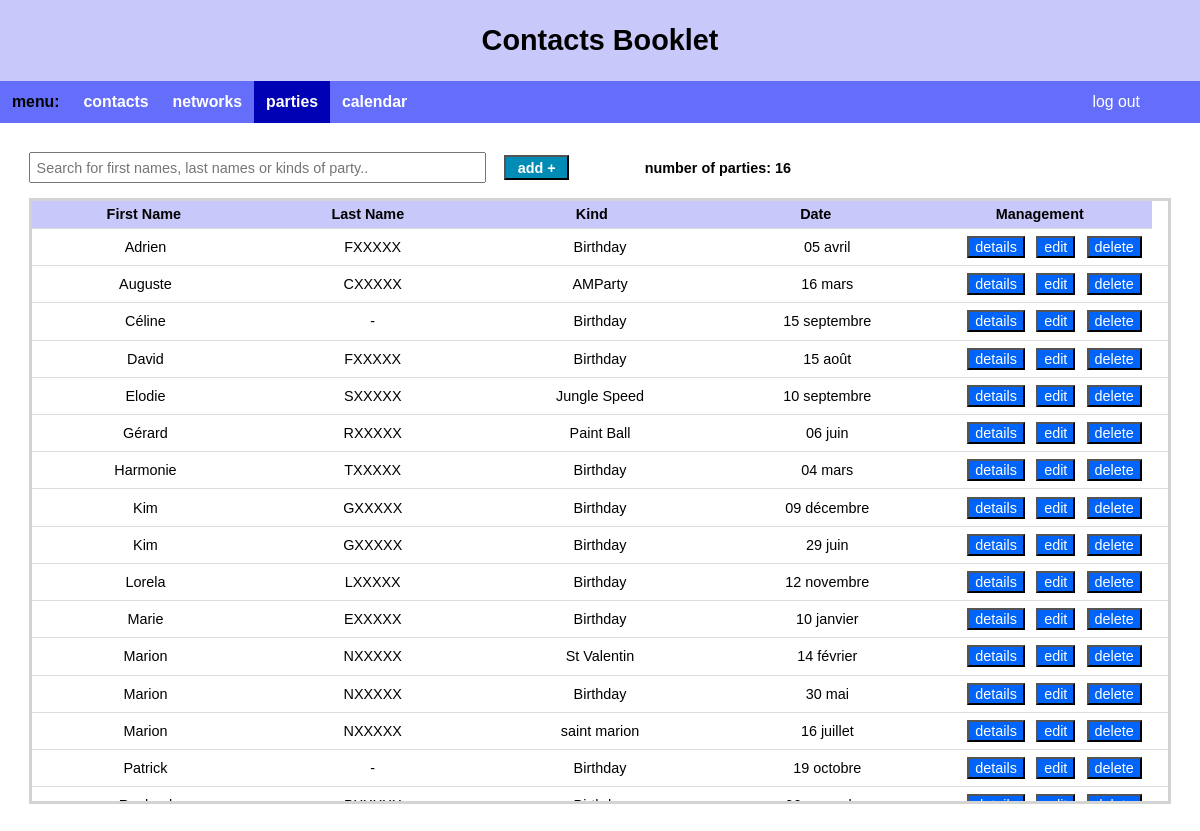
Page /parties/ (signed in) on the committed database.
### contacts_app/models.py (models this page shows, shortened)
class Party(models.Model):
    first_name = models.CharField(max_length=30)
    last_name = models.CharField(max_length=30)
    party_name = models.CharField(max_length=30, verbose_name='Kind')
    party_date = models.CharField(max_length=30, verbose_name='Date')
    fk_user = models.ForeignKey(User, on_delete=models.CASCADE)
    REQUIRED_FIELDS = ['first_name','last_name', 'party_name', 'date']

### contacts_app/views.py (the view)
# urls.py: path('parties/', contacts_app.views.parties, name="parties"),
@login_required
def parties(request):
    parties = Party.objects.filter(fk_user=request.user.id).order_by('first_name', 'last_name')
    count = parties.count()
    return render(request, 'contacts_app/parties.html', context={'parties' : parties, 'count': count})

### contacts_app/templates/contacts_app/parties.html (shortened to what this page needs)
{% extends 'base2.html' %}
{% load static %}
{% block css %}
    <link rel="stylesheet" href="{% static 'parties.css' %}"/>
{% endblock %}
{% block content %}
<div id="div_table">
    <input type="text" id="search" onkeyup="filter()" placeholder="Search for first names, last names or kinds of party.." title="Type in a name">
    <a id="add_btn" href="{% url 'addParty' %}"><button class="btn_1">add +</button></a>
    <span id="count_parties">number of parties: {{ count }}</span>
    <div id="scroll">
    <table class="table-striped table-bordered" style="width:100%">
        <thead>
            <tr>
                <th>First Name</th>
                <th>Last Name</th>
                <th class="party_kind">Kind</th>
                <th class="party_date">Date</th>
                <th class="t_button">Management</th>
            </tr>
        </thead>
        <tbody id="table">
        {% for line in parties %}
        <tr>
            <td>{{ line.first_name }}</td>
            <td>{{ line.last_name }}</td>
            <td class="party_kind">{{ line.party_name}}</td>
            <td class="party_date">{{ line.party_date}}</td>
            <td class="t_button">
                <a href="{% url 'partyDetails' line.id %}"><button class="btn_2">details</button></a>
                <a href="{% url 'editParty' line.id %}"><button class="btn_2">edit</button></a>
                <a href="{% url 'deleteParty' line.id %}"><button class="btn_2">delete</button></a>
            </td>
        </tr>
        {% endfor %}
        </tbody>
    </table>
    </div>
</div>
{% endblock content %}

### contacts_app/static/style2.css (style rules this page uses)
body { margin: 0px; }

### contacts_app/static/parties.css (style rules this page uses)
table { width: 100%; border: solid lightgray; }
th, td { padding: 0.5%; text-align: center; width: 20%; }
th { background-color: rgb(200, 200, 250); }
.btn_2 { font-size: 1em; margin-right:0.25em; margin-left:0.25em; color:white; background-color:rgb(0, 100, 250); margin-bottom: 0.1em; margin-top: 0.1em; }
#search { box-sizing: border-box; width: 40%; font-size: 1em; padding: 0.4em; margin-bottom: 1em; }
.btn_1 { font-size: 1em; margin-right: 1em; margin-left: 1em; padding-left: 0.8em; padding-right: 0.8em; padding-bottom: 0.2em; padding-top: 0.2em; color:white; font-weight: bold; background-color:rgb(0, 140, 180); }
#div_table { padding: 2em; }
#count_parties { padding-left: 5%; font-weight: bold; }
#scroll { height: 60vh; }
table { display: flex; flex-flow: column; height: 100%; width: 100%; }
table thead { flex: 0 0 auto; width: calc(100% - 0.9em); }
table tbody { flex: 1 1 auto; display: block; overflow-y: scroll; }
table tbody tr { width: 100%; }
table thead, table tbody tr { display: table; table-layout: fixed; }
th { margin-bottom: 0%; }
body { font-family: sans-serif; font-size: 0.9em; }
table { border-collapse: collapse; }
thead,tbody { display: block; }
th, td { border-bottom: 0.02em solid #ddd; }
thead { border-right: 0.5em solid white; }
td { word-wrap: break-word; }

### rows in the picture
Party: first_name "Adrien", last_name "FXXXXX", party_name "Birthday", party_date "05 avril"
Party: first_name "Auguste", last_name "CXXXXX", party_name "AMParty", party_date "16 mars"
Party: first_name "Céline", last_name "-", party_name "Birthday", party_date "15 septembre"
Party: first_name "David", last_name "FXXXXX", party_name "Birthday", party_date "15 août"
Party: first_name "Elodie", last_name "SXXXXX", party_name "Jungle Speed", party_date "10 septembre"
Party: first_name "Gérard", last_name "RXXXXX", party_name "Paint Ball", party_date "06 juin"
Party: first_name "Harmonie", last_name "TXXXXX", party_name "Birthday", party_date "04 mars"
Party: first_name "Kim", last_name "GXXXXX", party_name "Birthday", party_date "09 décembre"
Party: first_name "Kim", last_name "GXXXXX", party_name "Birthday", party_date "29 juin"
Party: first_name "Lorela", last_name "LXXXXX", party_name "Birthday", party_date "12 novembre"
Party: first_name "Marie", last_name "EXXXXX", party_name "Birthday", party_date "10 janvier"
Party: first_name "Marion", last_name "NXXXXX", party_name "St Valentin", party_date "14 février"
Party: first_name "Marion", last_name "NXXXXX", party_name "Birthday", party_date "30 mai"
Party: first_name "Marion", last_name "NXXXXX", party_name "saint marion", party_date "16 juillet"
Party: first_name "Patrick", last_name "-", party_name "Birthday", party_date "19 octobre"

### other values in the picture
{{ count }} "16"
